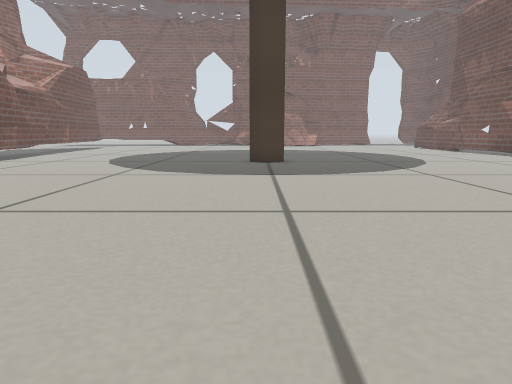
[1] (above)

22 first-person views from a walk through a Gazebo world. The camera is 0.26 m above the floor, tilts 10° down and sees 75° across. The floor is counted in squares, 0.2 m on a side. Each view is taken from the middle of a square. On the plan, view 1 faces up. The plan holds only what a view shows up to about 14 squares ahead; the rest is blank. The place goes on beyond the plan. Some stock models are drawn as simple stand-ins.

[2]
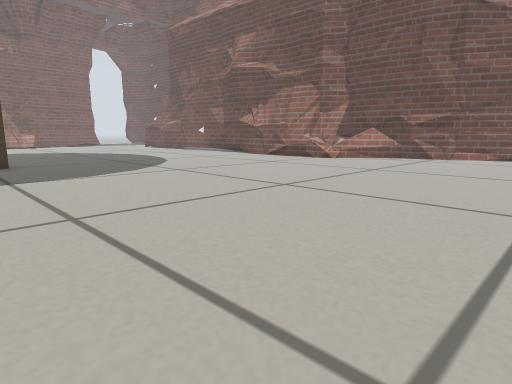

[3]
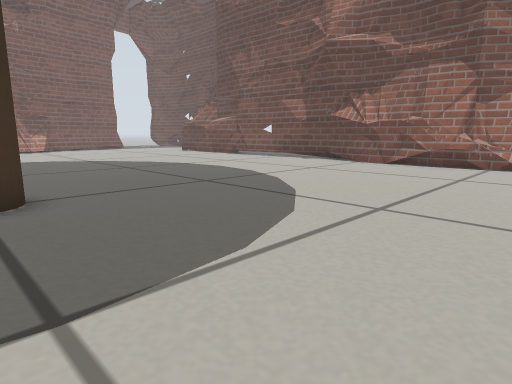

[4]
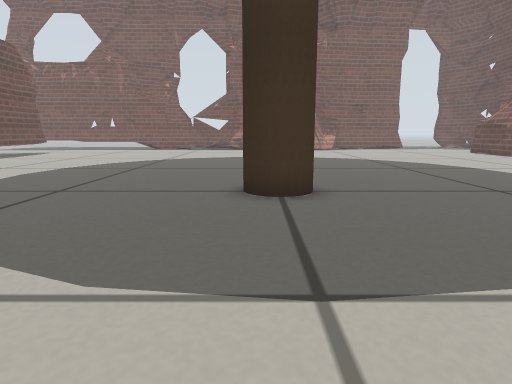

[5]
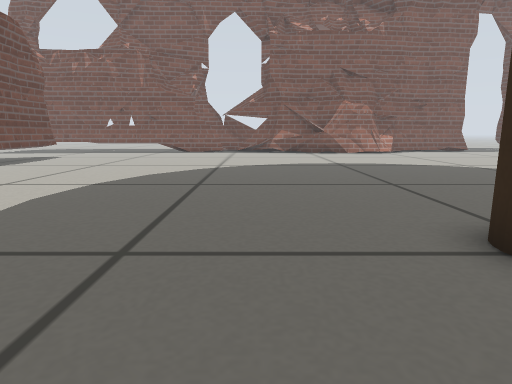

[6]
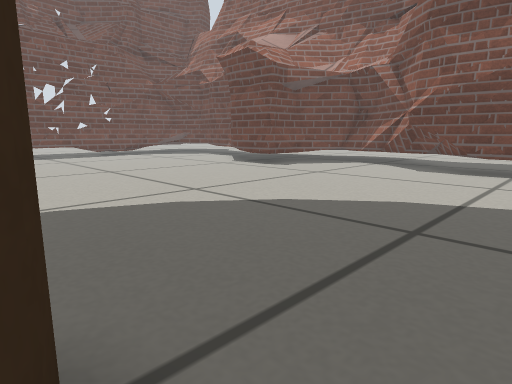

[7]
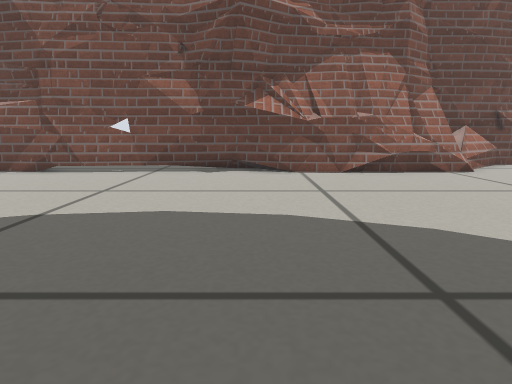

[8]
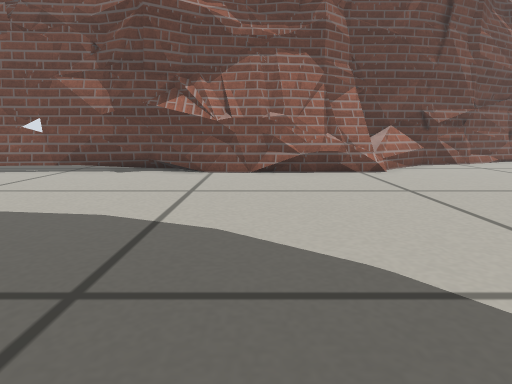

[9]
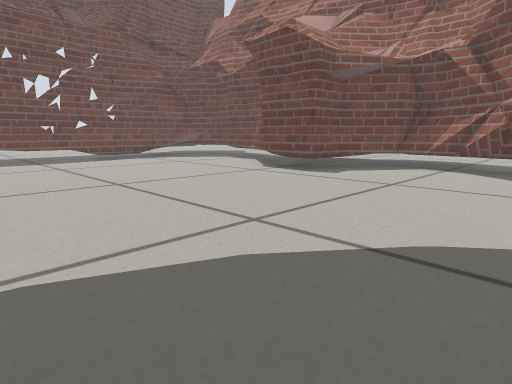

[10]
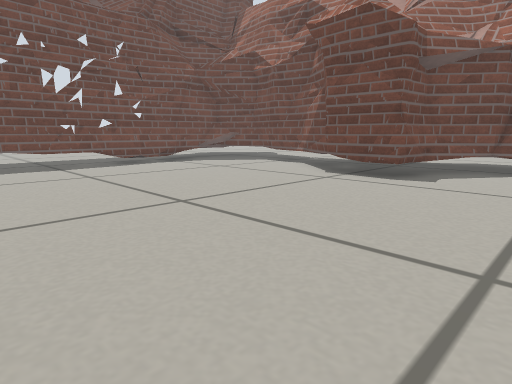

[11]
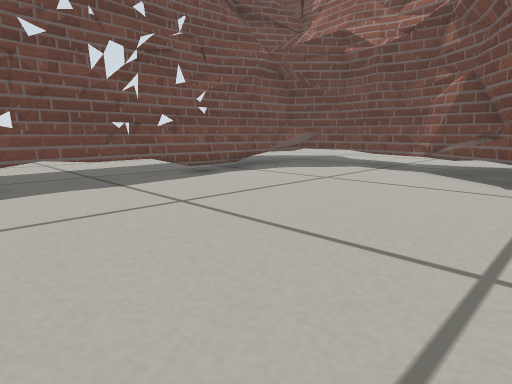

[12]
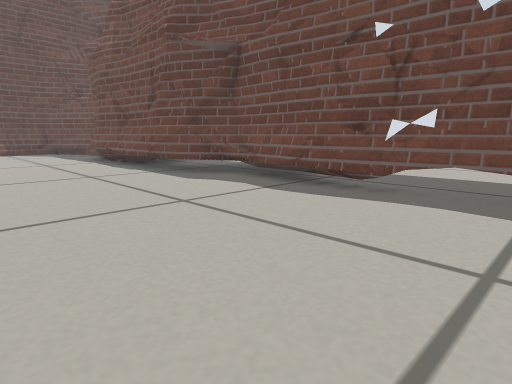

[13]
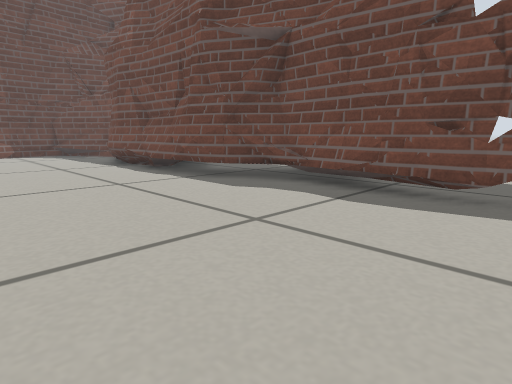

[14]
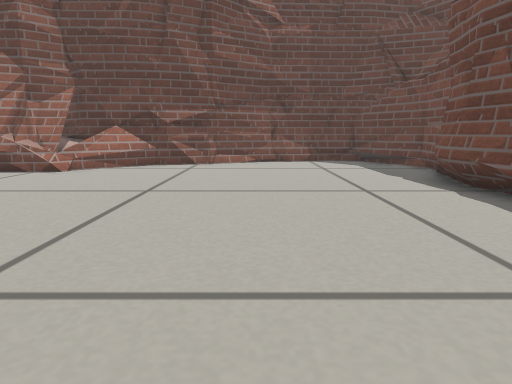

[15]
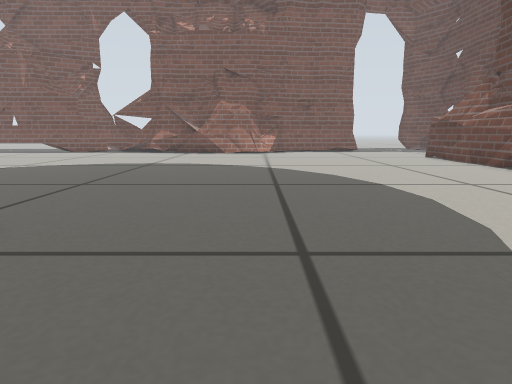

[16]
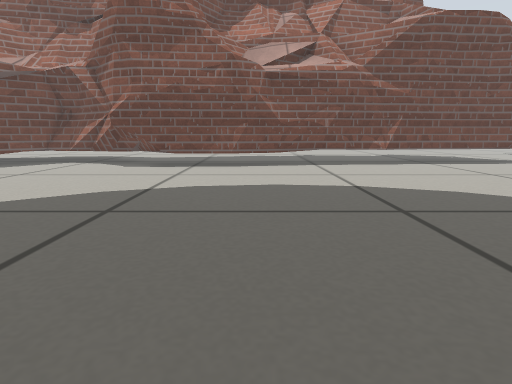

[17]
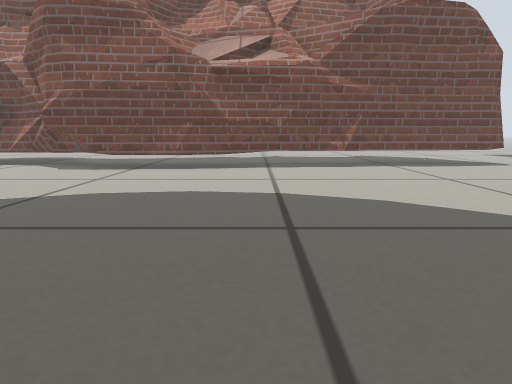

[18]
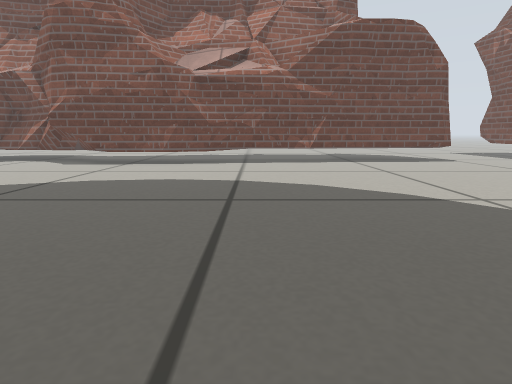

[19]
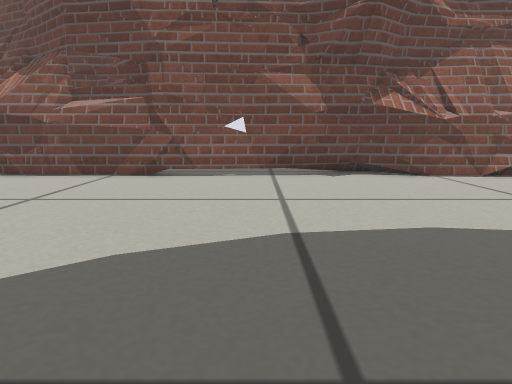

[20]
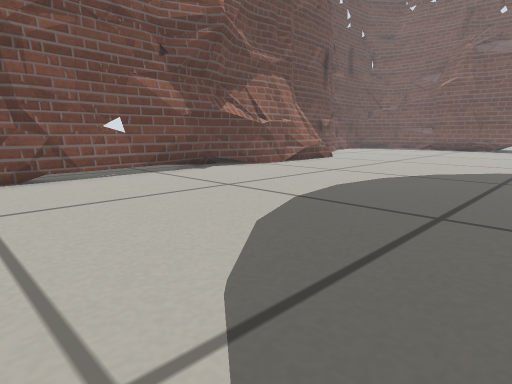

[21]
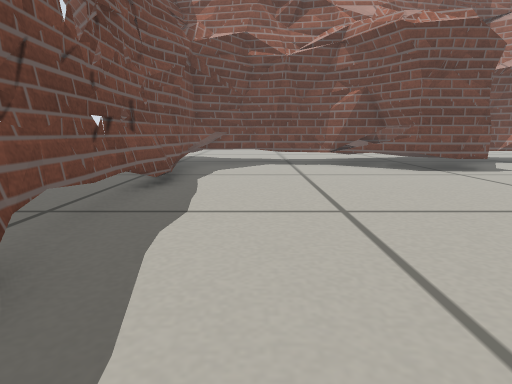

[22]
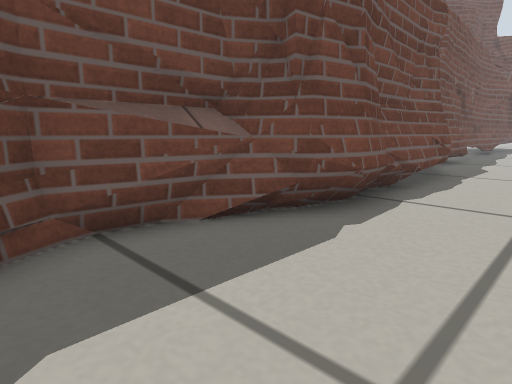

### Floor plan
Key: @ floor where view 1 was taken; # wall or solid block; . floor; = window, fence, low wall or low ledge; T thing the floor can be seen under or through; O other object.
Columns run from 15 left of view 1 to 17 right of it. Each row starts with its distance up from view 1.
 26  #............................#
 25  #...........................##
 24  ##..........................##.
 23   #..........................T..
 22   #..........................=T..
 21   #...........................T..
 20   #...........................T.
 19   #...........................T.
 18   #...........................#
 17   ##..........................#
 16    #...........OO............##
 15    #...........OO............##
 14   ##.........................##
 13  ###.........................##
 12  ##..........................=#
 11  #...........................=###
 10 ##...........................=###
  9 ##............................=##
  8  ##............................=#
  7   ###...........................#
  6     #...........................#
  5    =#...........................#
  4 #####............................
  3 ###=.............................
  2  ##..............................
  1   #..............................
  0   #............@.................
 -1  ##..............................
 -2  ##.................########.....
 -3   ##.........=TT#==###     ####.#
 -4    ####TTTTTTTTT####         ####
 -5    #  ..........
 -6    #   ........

Positions as (right, up) in squares from view 1, and headings:
1: (0, 0), facing up
2: (-1, 0), facing up-right
3: (0, 8), facing up-right
4: (0, 8), facing up
5: (-3, 12), facing up
6: (0, 17), facing down-left
7: (3, 17), facing right
8: (3, 14), facing right
9: (-1, 14), facing down-left
10: (-1, 11), facing down-left
11: (-1, 6), facing down-left
12: (-5, 4), facing down-right
13: (-3, 4), facing down-right
14: (3, 3), facing right
15: (5, 12), facing up
16: (1, 18), facing left
17: (0, 20), facing left
18: (2, 21), facing left
19: (4, 21), facing right
20: (4, 26), facing down-right
21: (1, -1), facing left
22: (17, 1), facing down-left
